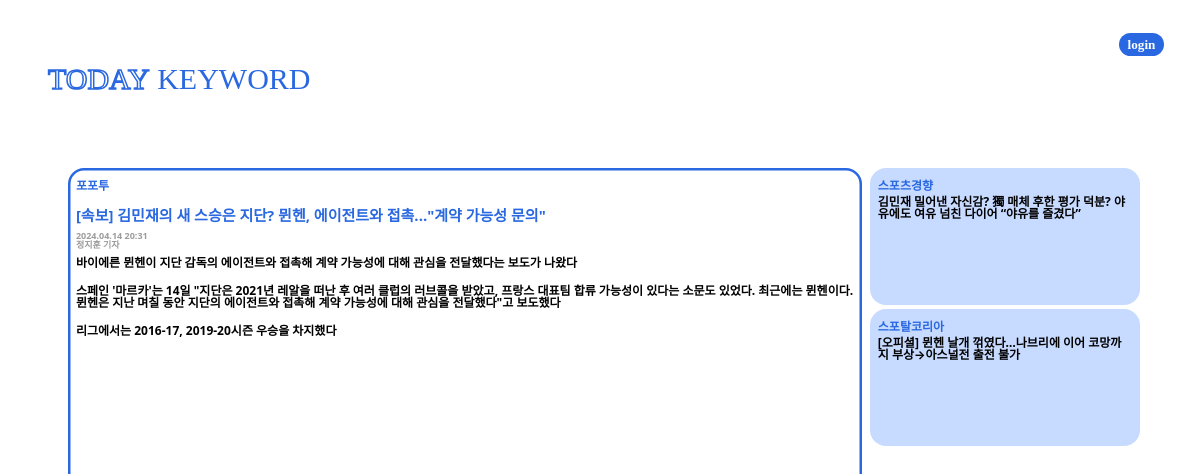
/mainpage/독일/101/, run on the app's committed database.
### mainpage/models.py (models this page shows)
class newsData(models.Model):
    title = models.CharField(max_length=50)
    reporter = models.CharField(max_length=10)
    company = models.CharField(max_length=10)
    datetime = models.CharField(max_length=10)
    summary = models.TextField(default=' ')
    url = models.URLField(null=True)
    keywords = models.CharField(max_length=100, null=True)

### mainpage/views.py (the view)
def details(request, kwRank_keyword, newsData_id):
    newslist_data = newsData.objects.filter(keywords__contains=kwRank_keyword)[:5]
    newslist_content = []
    for data in newslist_data:
        if data and data.id != newsData_id:  # 선택된 newsData의 id와 같지 않은 것만 추가
            newslist_content.append({
                'id': data.id,
                'title': data.title,
                'company': data.company,
            })
    news_data = newsData.objects.filter(id=newsData_id)[0]
    news_data.summary = news_data.summary.split('<split>')
    content = {
        'newslist': newslist_content,
        'news_data': news_data,
        'keyword': kwRank_keyword
    }
    return render(request, 'details/index.html', content)

### templates/details/index.html (shortened to what this page needs)
<!DOCTYPE html>
<html lang="en">
<head>
    {% load static %}
    <link rel="stylesheet" type="text/css" href="{% static 'bootstrap.min.css' %}">
</head>
<body>
    <header>
        <div class="loginBtd">
            <span class="login badge rounded-pill">login</span>
        </div>
    </header>
    <section class="title ms-5">
        <a href="{% url 'mainpage:index' %}">
            <div class="title d-flex justify-content-left">
                <span class="titleToday">TODAY&nbsp;</span>
                <span class="titleKeyword">KEYWORD</span>
            </div>
        </a>
    </section>
    <section class="mt-5 position-absolute top-50 start-50 translate-middle" style="width: 90%; height: 70%; text-align: center;">
        <section class="newsSection">
            <div class="news blue-border badge rounded-4">
                <div>
                    <div class="newspaper pt-2 pb-3">{{ news_data.company }}</div>
                    <div class="newsTitle text-wrap mb-2">{{ news_data.title }}</div>
                    <div class="newsTimeReporter mb-2">
                        <div>{{ news_data.datetime }}</div>
                        <div>{{ news_data.reporter }}</div>
                    </div>
                    <div class="newscontent text-wrap">
                        {% for t in news_data.summary %}
                            <p>{{ t }}</p>
                        {% endfor %}
                    </div>
                </div>
            </div>
        </section>
        <article class="remainNewslist">
            {% for i in newslist %}
                <a href="{% url 'mainpage:details' keyword i.id %}">
                    <div class="remainNews skblue-bg badge rounded-4 mb-1">
                        <div class="newspaper pt-2 pb-1">{{ i.company }}</div>
                        <div class="headline text-wrap">{{ i.title }}</div>
                    </div>
                </a>
            {% endfor %}
        </article>
    </section>
</body>

### templates/details/index.html (style rules this page uses)
header { height: 15%; margin-top: 30px; width: 97%; text-align: right; font-family: 'Pretendard-Regular'; font-size: 110%; }
.title { font-family: 'Cafe24Moyamoya-Face-v1.0'; font-size: 30px; width: 90%; }
.titleToday { color: white; -webkit-text-stroke: 1.5px #2968E0; }
.titleKeyword { color: #2968E0; }
.login { background-color: #2968E0; font-family: 'Pretendard-slim'; text-align: right; }
.newsSection { float: left; width: 75%; height: 100%; }
.blue-border { width: 98%; height: 100%; box-shadow: 0 0 0 2.5px #2968E0 inset; border-color: #2968E0; color: #2968E0; }
.skblue-bg { background-color: #C7DAFF; color: #2968E0; }
.news { text-align: left; }
.newspaper { padding-top: -15px; }
.newsTitle { font-size: 15px; }
.newscontent { height: 250px; color: black; }
.newsTimeReporter { font-size: 9px; color: rgb(156, 156, 156); }
article { float: left; width: 25%; height: 100%; }
.remainNews { text-align: left; height: 24.5%; }
.headline { color: black; }
a { text-decoration: none; }

### data on the page
newsData: company "포포투", title "[속보] 김민재의 새 스승은 지단? 뮌헨, 에이전트와 접촉...\"계약 가능성 문의\"", datetime "2024.04.14 20:31", reporter "정지훈 기자"
newsData: company "스포츠경향", title "김민재 밀어낸 자신감? 獨 매체 후한 평가 덕분? 야유에도 여유 넘친 다이어 “야유를 즐겼다”"
newsData: company "스포탈코리아", title "[오피셜] 뮌헨 날개 꺾였다…나브리에 이어 코망까지 부상→아스널전 출전 불가"

### other printed values
{{ t }} "바이에른 뮌헨이 지단 감독의 에이전트와 접촉해 계약 가능성에 대해 관심을 전달했다는 보도가 나왔다" "스페인 '마르카'는 14일 \"지단은 2021년 레알을 떠난 후 여러 클럽의 러브콜을 받았고, 프랑스 대표팀 합류 가능성이 있다는 소문도 있었다. 최근에는 뮌헨이다. 뮌헨은 지난 며칠 동안 지단의 에이전트와 접촉해 계약 가능성에 대해 관심을 전달했다\"고 보도했다" "리그에서는 2016-17, 2019-20시즌 우승을 차지했다"
